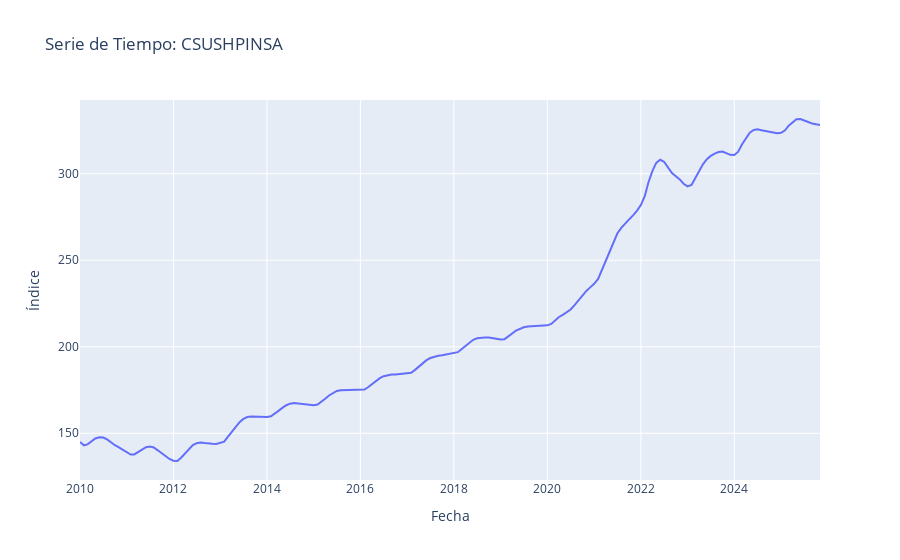

Source (notebook cell):
### Code cell
# @title Conexión a FRED (Federal Reserve Economic Data)


# IMPORTANTE:
# Puedes obtener API KEY en: https://fred.stlouisfed.org/docs/api/api_key.html
# La guardas como secret
# from google.colab import userdata

import os
from dotenv import load_dotenv

load_dotenv()  # Carga las variables de entorno desde el archivo .env   
API_KEY = os.getenv('API_KEY') # Aqui pon tu API

try:
    fred = Fred(api_key=API_KEY)

    # Usaremos 'CSUSHPINSA': Índice de Precios de Vivienda Case-Shiller (S&P)
    # Es una serie muy buena para ver tendencias claras.
    series_id = 'CSUSHPINSA'
    df = pd.DataFrame(fred.get_series(series_id), columns=['value'])
    df.index.name = 'date'

    # Filtramos datos desde el año 2010 para un análisis más reciente
    df = df[df.index >= '2010-01-01']

    # IMPORTANTE: Establecemos la frecuencia explícita (Mensual - Inicio)
    df.index = pd.DatetimeIndex(df.index).to_period('M').to_timestamp()
    df.index.freq = 'MS'

except Exception as e:
    print(f"Error: {e}")

fig = px.line(df, x=df.index, y='value', title=f'Serie de Tiempo: {series_id}')
fig.update_layout(
    xaxis_title='Fecha',
    yaxis_title='Índice',

)
fig.show()

### Figure 1 — Plotly figure (JSON) as saved in the notebook; plotly's stock layout.template omitted (floating-point values rounded to 4 significant figures; data arrays with more than 128 entries replaced by an {"elided": "..."} marker saying what was removed)
{"data": [{"hovertemplate": "date=%{x}<br>value=%{y}<extra></extra>", "legendgroup": "", "line": {"color": "#636efa", "dash": "solid"}, "marker": {"symbol": "circle"}, "mode": "lines", "name": "", "orientation": "v", "showlegend": false, "type": "scatter", "x": {"elided": "191 str values"}, "xaxis": "x", "y": {"elided": "191 float values"}, "yaxis": "y"}], "layout": {"legend": {"tracegroupgap": 0}, "title": {"text": "Serie de Tiempo: CSUSHPINSA"}, "xaxis": {"anchor": "y", "domain": [0, 1], "title": {"text": "Fecha"}}, "yaxis": {"anchor": "x", "domain": [0, 1], "title": {"text": "Índice"}}}}
